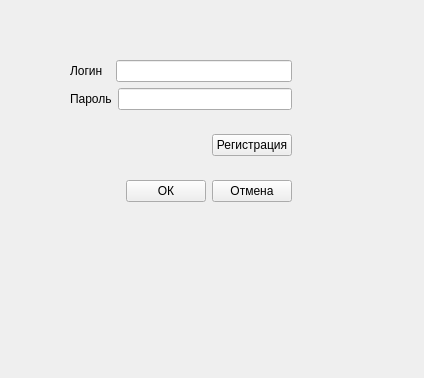
<?xml version="1.0" encoding="UTF-8"?>
<ui version="4.0">
 <class>Form</class>
 <widget class="QWidget" name="Form">
  <property name="geometry">
   <rect>
    <x>0</x>
    <y>0</y>
    <width>424</width>
    <height>378</height>
   </rect>
  </property>
  <property name="maximumSize">
   <size>
    <width>16777215</width>
    <height>16777215</height>
   </size>
  </property>
  <property name="sizeIncrement">
   <size>
    <width>50</width>
    <height>0</height>
   </size>
  </property>
  <property name="windowTitle">
   <string>Form</string>
  </property>
  <widget class="QWidget" name="widget" native="true">
   <property name="geometry">
    <rect>
     <x>70</x>
     <y>60</y>
     <width>222</width>
     <height>142</height>
    </rect>
   </property>
   <property name="maximumSize">
    <size>
     <width>1677721</width>
     <height>16777215</height>
    </size>
   </property>
   <layout class="QGridLayout" name="gridLayout">
    <item row="0" column="0">
     <layout class="QVBoxLayout" name="verticalLayout">
      <item>
       <layout class="QHBoxLayout" name="horizontalLayout_5">
        <item>
         <layout class="QHBoxLayout" name="horizontalLayout">
          <item>
           <widget class="QLabel" name="label">
            <property name="minimumSize">
             <size>
              <width>40</width>
              <height>0</height>
             </size>
            </property>
            <property name="maximumSize">
             <size>
              <width>200</width>
              <height>50</height>
             </size>
            </property>
            <property name="sizeIncrement">
             <size>
              <width>100</width>
              <height>0</height>
             </size>
            </property>
            <property name="baseSize">
             <size>
              <width>100</width>
              <height>0</height>
             </size>
            </property>
            <property name="text">
             <string>Логин</string>
            </property>
           </widget>
          </item>
          <item>
           <widget class="QLineEdit" name="lineEdit">
            <property name="minimumSize">
             <size>
              <width>50</width>
              <height>0</height>
             </size>
            </property>
            <property name="maximumSize">
             <size>
              <width>500</width>
              <height>16777215</height>
             </size>
            </property>
           </widget>
          </item>
         </layout>
        </item>
       </layout>
      </item>
      <item>
       <layout class="QHBoxLayout" name="horizontalLayout_6">
        <item>
         <widget class="QLabel" name="label_2">
          <property name="minimumSize">
           <size>
            <width>40</width>
            <height>0</height>
           </size>
          </property>
          <property name="maximumSize">
           <size>
            <width>50</width>
            <height>50</height>
           </size>
          </property>
          <property name="text">
           <string>Пароль</string>
          </property>
         </widget>
        </item>
        <item>
         <widget class="QLineEdit" name="lineEdit_2">
          <property name="enabled">
           <bool>true</bool>
          </property>
          <property name="minimumSize">
           <size>
            <width>50</width>
            <height>0</height>
           </size>
          </property>
          <property name="maximumSize">
           <size>
            <width>1200</width>
            <height>16777215</height>
           </size>
          </property>
          <property name="text">
           <string/>
          </property>
          <property name="echoMode">
           <enum>QLineEdit::Password</enum>
          </property>
         </widget>
        </item>
       </layout>
      </item>
     </layout>
    </item>
    <item row="1" column="0">
     <layout class="QHBoxLayout" name="horizontalLayout_4">
      <item>
       <spacer name="horizontalSpacer">
        <property name="maximumSize">
         <size>
          <width>1677721</width>
          <height>16777215</height>
         </size>
        </property>
        <property name="orientation">
         <enum>Qt::Horizontal</enum>
        </property>
        <property name="sizeHint" stdset="0">
         <size>
          <width>40</width>
          <height>20</height>
         </size>
        </property>
       </spacer>
      </item>
      <item>
       <layout class="QHBoxLayout" name="horizontalLayout_2">
        <item>
         <widget class="QPushButton" name="pushButton">
          <property name="text">
           <string>Регистрация</string>
          </property>
         </widget>
        </item>
       </layout>
      </item>
     </layout>
    </item>
    <item row="2" column="0">
     <layout class="QHBoxLayout" name="horizontalLayout_3">
      <item>
       <spacer name="horizontalSpacer_2">
        <property name="orientation">
         <enum>Qt::Horizontal</enum>
        </property>
        <property name="sizeHint" stdset="0">
         <size>
          <width>40</width>
          <height>20</height>
         </size>
        </property>
       </spacer>
      </item>
      <item>
       <widget class="QPushButton" name="pushButton_2">
        <property name="maximumSize">
         <size>
          <width>1677721</width>
          <height>16777215</height>
         </size>
        </property>
        <property name="text">
         <string>ОК</string>
        </property>
       </widget>
      </item>
      <item>
       <widget class="QPushButton" name="pushButton_3">
        <property name="text">
         <string>Отмена</string>
        </property>
       </widget>
      </item>
     </layout>
    </item>
   </layout>
  </widget>
 </widget>
 <resources/>
 <connections/>
</ui>
